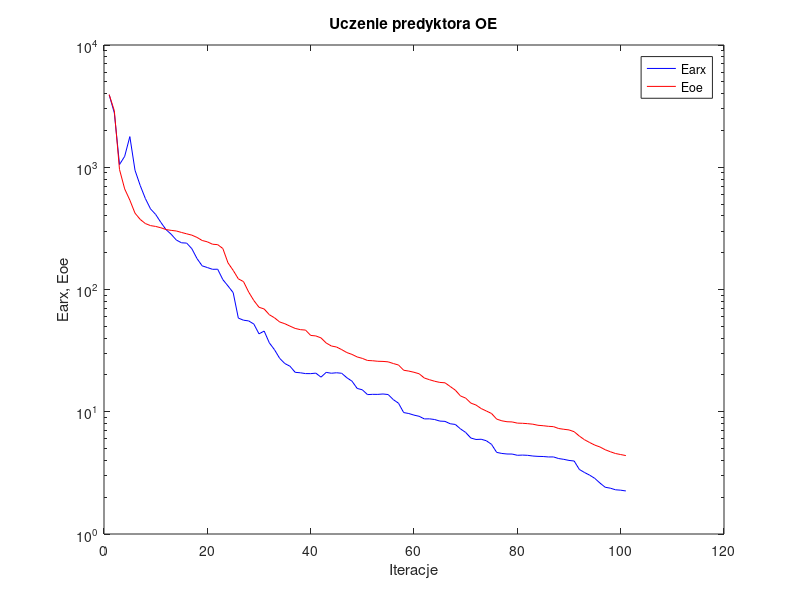
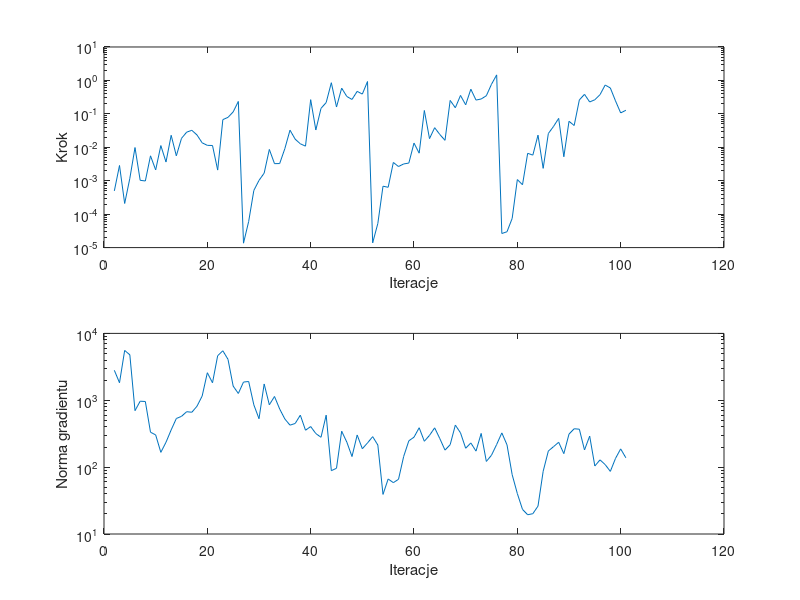

The MATLAB source for these figures, in order:
%uczenie predyktora oe
clear all;
n=0; farx(n+1)=3.913774e+003; foe(n+1)=3.932461e+003; wspucz(n+1)=0.000000e+000; ng(n+1)=0.000000e+000;
%odnowa zmiennej metryki
n=1; farx(n+1)=2.782016e+003; foe(n+1)=2.894697e+003; krok(n+1)=4.966995e-004; ng(n+1)=2.805515e+003;
n=2; farx(n+1)=1.052569e+003; foe(n+1)=9.588299e+002; krok(n+1)=2.855545e-003; ng(n+1)=1.828235e+003;
n=3; farx(n+1)=1.227842e+003; foe(n+1)=6.653138e+002; krok(n+1)=2.087853e-004; ng(n+1)=5.561037e+003;
n=4; farx(n+1)=1.781039e+003; foe(n+1)=5.382554e+002; krok(n+1)=1.178095e-003; ng(n+1)=4.783450e+003;
n=5; farx(n+1)=9.451703e+002; foe(n+1)=4.212828e+002; krok(n+1)=9.832841e-003; ng(n+1)=6.992194e+002;
n=6; farx(n+1)=7.105212e+002; foe(n+1)=3.745763e+002; krok(n+1)=1.029474e-003; ng(n+1)=9.675399e+002;
n=7; farx(n+1)=5.554518e+002; foe(n+1)=3.464320e+002; krok(n+1)=9.825431e-004; ng(n+1)=9.584926e+002;
n=8; farx(n+1)=4.567330e+002; foe(n+1)=3.331788e+002; krok(n+1)=5.557598e-003; ng(n+1)=3.328743e+002;
n=9; farx(n+1)=4.109582e+002; foe(n+1)=3.280267e+002; krok(n+1)=2.104259e-003; ng(n+1)=3.032768e+002;
n=10; farx(n+1)=3.542722e+002; foe(n+1)=3.199100e+002; krok(n+1)=1.126281e-002; ng(n+1)=1.663508e+002;
n=11; farx(n+1)=3.089529e+002; foe(n+1)=3.093028e+002; krok(n+1)=3.625910e-003; ng(n+1)=2.355894e+002;
n=12; farx(n+1)=2.830790e+002; foe(n+1)=3.045386e+002; krok(n+1)=2.284436e-002; ng(n+1)=3.605386e+002;
n=13; farx(n+1)=2.539053e+002; foe(n+1)=3.010579e+002; krok(n+1)=5.557598e-003; ng(n+1)=5.336703e+002;
n=14; farx(n+1)=2.410602e+002; foe(n+1)=2.928488e+002; krok(n+1)=1.850334e-002; ng(n+1)=5.747256e+002;
n=15; farx(n+1)=2.396462e+002; foe(n+1)=2.854323e+002; krok(n+1)=2.835564e-002; ng(n+1)=6.745854e+002;
n=16; farx(n+1)=2.157024e+002; foe(n+1)=2.783889e+002; krok(n+1)=3.222183e-002; ng(n+1)=6.614272e+002;
n=17; farx(n+1)=1.790419e+002; foe(n+1)=2.667971e+002; krok(n+1)=2.331822e-002; ng(n+1)=8.147857e+002;
n=18; farx(n+1)=1.561313e+002; foe(n+1)=2.517443e+002; krok(n+1)=1.360047e-002; ng(n+1)=1.157775e+003;
n=19; farx(n+1)=1.512489e+002; foe(n+1)=2.454764e+002; krok(n+1)=1.142218e-002; ng(n+1)=2.580720e+003;
n=20; farx(n+1)=1.462838e+002; foe(n+1)=2.346003e+002; krok(n+1)=1.131000e-002; ng(n+1)=1.826560e+003;
n=21; farx(n+1)=1.465381e+002; foe(n+1)=2.327829e+002; krok(n+1)=2.080994e-003; ng(n+1)=4.637697e+003;
n=22; farx(n+1)=1.204723e+002; foe(n+1)=2.164659e+002; krok(n+1)=6.722782e-002; ng(n+1)=5.495941e+003;
n=23; farx(n+1)=1.068822e+002; foe(n+1)=1.650989e+002; krok(n+1)=7.859447e-002; ng(n+1)=4.092641e+003;
n=24; farx(n+1)=9.434054e+001; foe(n+1)=1.434215e+002; krok(n+1)=1.143200e-001; ng(n+1)=1.628222e+003;
n=25; farx(n+1)=5.835996e+001; foe(n+1)=1.222352e+002; krok(n+1)=2.349459e-001; ng(n+1)=1.264205e+003;
%odnowa zmiennej metryki
n=26; farx(n+1)=5.608847e+001; foe(n+1)=1.160604e+002; krok(n+1)=1.355752e-005; ng(n+1)=1.872148e+003;
n=27; farx(n+1)=5.534730e+001; foe(n+1)=9.531310e+001; krok(n+1)=6.047987e-005; ng(n+1)=1.908355e+003;
n=28; farx(n+1)=5.216777e+001; foe(n+1)=8.126115e+001; krok(n+1)=5.119287e-004; ng(n+1)=8.540911e+002;
n=29; farx(n+1)=4.337499e+001; foe(n+1)=7.157112e+001; krok(n+1)=1.022616e-003; ng(n+1)=5.294829e+002;
n=30; farx(n+1)=4.571139e+001; foe(n+1)=6.928158e+001; krok(n+1)=1.688016e-003; ng(n+1)=1.752695e+003;
n=31; farx(n+1)=3.660699e+001; foe(n+1)=6.218779e+001; krok(n+1)=8.625805e-003; ng(n+1)=8.557014e+002;
n=32; farx(n+1)=3.216870e+001; foe(n+1)=5.868531e+001; krok(n+1)=3.240245e-003; ng(n+1)=1.138420e+003;
n=33; farx(n+1)=2.734874e+001; foe(n+1)=5.425699e+001; krok(n+1)=3.262529e-003; ng(n+1)=7.404315e+002;
n=34; farx(n+1)=2.479587e+001; foe(n+1)=5.248611e+001; krok(n+1)=9.100900e-003; ng(n+1)=5.254015e+002;
n=35; farx(n+1)=2.356633e+001; foe(n+1)=5.015051e+001; krok(n+1)=3.251545e-002; ng(n+1)=4.242715e+002;
n=36; farx(n+1)=2.101148e+001; foe(n+1)=4.804383e+001; krok(n+1)=1.750226e-002; ng(n+1)=4.496920e+002;
n=37; farx(n+1)=2.083597e+001; foe(n+1)=4.695008e+001; krok(n+1)=1.270603e-002; ng(n+1)=5.988905e+002;
n=38; farx(n+1)=2.051990e+001; foe(n+1)=4.657210e+001; krok(n+1)=1.082825e-002; ng(n+1)=3.563775e+002;
n=39; farx(n+1)=2.050182e+001; foe(n+1)=4.212518e+001; krok(n+1)=2.658984e-001; ng(n+1)=4.043639e+002;
n=40; farx(n+1)=2.069450e+001; foe(n+1)=4.170553e+001; krok(n+1)=3.294851e-002; ng(n+1)=3.178032e+002;
n=41; farx(n+1)=1.919338e+001; foe(n+1)=4.019551e+001; krok(n+1)=1.460372e-001; ng(n+1)=2.794443e+002;
n=42; farx(n+1)=2.098976e+001; foe(n+1)=3.652645e+001; krok(n+1)=2.176076e-001; ng(n+1)=5.986346e+002;
n=43; farx(n+1)=2.065502e+001; foe(n+1)=3.451432e+001; krok(n+1)=8.536620e-001; ng(n+1)=8.848155e+001;
n=44; farx(n+1)=2.084186e+001; foe(n+1)=3.385330e+001; krok(n+1)=1.601162e-001; ng(n+1)=9.616981e+001;
n=45; farx(n+1)=2.064987e+001; foe(n+1)=3.224050e+001; krok(n+1)=5.872046e-001; ng(n+1)=3.446479e+002;
n=46; farx(n+1)=1.898208e+001; foe(n+1)=3.049347e+001; krok(n+1)=3.307424e-001; ng(n+1)=2.362194e+002;
n=47; farx(n+1)=1.778400e+001; foe(n+1)=2.944529e+001; krok(n+1)=2.695720e-001; ng(n+1)=1.440091e+002;
n=48; farx(n+1)=1.551635e+001; foe(n+1)=2.807894e+001; krok(n+1)=4.706699e-001; ng(n+1)=3.024041e+002;
n=49; farx(n+1)=1.512233e+001; foe(n+1)=2.732147e+001; krok(n+1)=3.904377e-001; ng(n+1)=1.885662e+002;
n=50; farx(n+1)=1.381214e+001; foe(n+1)=2.627130e+001; krok(n+1)=9.270274e-001; ng(n+1)=2.299256e+002;
%odnowa zmiennej metryki
n=51; farx(n+1)=1.388464e+001; foe(n+1)=2.613578e+001; krok(n+1)=1.384553e-005; ng(n+1)=2.857143e+002;
n=52; farx(n+1)=1.387067e+001; foe(n+1)=2.587582e+001; krok(n+1)=5.279238e-005; ng(n+1)=2.141116e+002;
n=53; farx(n+1)=1.397550e+001; foe(n+1)=2.580936e+001; krok(n+1)=6.856719e-004; ng(n+1)=3.909859e+001;
n=54; farx(n+1)=1.382893e+001; foe(n+1)=2.559817e+001; krok(n+1)=6.369581e-004; ng(n+1)=6.647721e+001;
n=55; farx(n+1)=1.256340e+001; foe(n+1)=2.479892e+001; krok(n+1)=3.516052e-003; ng(n+1)=5.862423e+001;
n=56; farx(n+1)=1.174838e+001; foe(n+1)=2.412134e+001; krok(n+1)=2.659087e-003; ng(n+1)=6.573373e+001;
n=57; farx(n+1)=9.849266e+000; foe(n+1)=2.185380e+001; krok(n+1)=3.174920e-003; ng(n+1)=1.444393e+002;
n=58; farx(n+1)=9.671704e+000; foe(n+1)=2.151056e+001; krok(n+1)=3.374936e-003; ng(n+1)=2.475877e+002;
n=59; farx(n+1)=9.386139e+000; foe(n+1)=2.103267e+001; krok(n+1)=1.333847e-002; ng(n+1)=2.804329e+002;
n=60; farx(n+1)=9.178187e+000; foe(n+1)=2.044630e+001; krok(n+1)=6.669234e-003; ng(n+1)=3.881795e+002;
n=61; farx(n+1)=8.738459e+000; foe(n+1)=1.887610e+001; krok(n+1)=1.261335e-001; ng(n+1)=2.437181e+002;
n=62; farx(n+1)=8.751227e+000; foe(n+1)=1.828231e+001; krok(n+1)=1.816570e-002; ng(n+1)=2.986495e+002;
n=63; farx(n+1)=8.637336e+000; foe(n+1)=1.776110e+001; krok(n+1)=3.854743e-002; ng(n+1)=3.868462e+002;
n=64; farx(n+1)=8.388415e+000; foe(n+1)=1.737933e+001; krok(n+1)=2.410544e-002; ng(n+1)=2.669878e+002;
n=65; farx(n+1)=8.342781e+000; foe(n+1)=1.725009e+001; krok(n+1)=1.614645e-002; ng(n+1)=1.797244e+002;
n=66; farx(n+1)=7.978638e+000; foe(n+1)=1.609984e+001; krok(n+1)=2.522670e-001; ng(n+1)=2.166317e+002;
n=67; farx(n+1)=7.871966e+000; foe(n+1)=1.502055e+001; krok(n+1)=1.522124e-001; ng(n+1)=4.253233e+002;
n=68; farx(n+1)=7.238153e+000; foe(n+1)=1.346287e+001; krok(n+1)=3.550835e-001; ng(n+1)=3.256906e+002;
n=69; farx(n+1)=6.772176e+000; foe(n+1)=1.293542e+001; krok(n+1)=1.865458e-001; ng(n+1)=1.917062e+002;
n=70; farx(n+1)=6.097520e+000; foe(n+1)=1.177458e+001; krok(n+1)=5.461800e-001; ng(n+1)=2.299617e+002;
n=71; farx(n+1)=5.932544e+000; foe(n+1)=1.134871e+001; krok(n+1)=2.583432e-001; ng(n+1)=1.735921e+002;
n=72; farx(n+1)=5.957666e+000; foe(n+1)=1.062285e+001; krok(n+1)=2.781623e-001; ng(n+1)=3.192707e+002;
n=73; farx(n+1)=5.793843e+000; foe(n+1)=1.014379e+001; krok(n+1)=3.477470e-001; ng(n+1)=1.216315e+002;
n=74; farx(n+1)=5.413356e+000; foe(n+1)=9.681400e+000; krok(n+1)=7.679697e-001; ng(n+1)=1.508348e+002;
n=75; farx(n+1)=4.652677e+000; foe(n+1)=8.708414e+000; krok(n+1)=1.462039e+000; ng(n+1)=2.183381e+002;
%odnowa zmiennej metryki
n=76; farx(n+1)=4.559697e+000; foe(n+1)=8.432546e+000; krok(n+1)=2.639619e-005; ng(n+1)=3.250980e+002;
n=77; farx(n+1)=4.512917e+000; foe(n+1)=8.285774e+000; krok(n+1)=2.979031e-005; ng(n+1)=2.155812e+002;
n=78; farx(n+1)=4.507688e+000; foe(n+1)=8.253490e+000; krok(n+1)=7.457719e-005; ng(n+1)=7.715476e+001;
n=79; farx(n+1)=4.404873e+000; foe(n+1)=8.073290e+000; krok(n+1)=1.083660e-003; ng(n+1)=4.022630e+001;
n=80; farx(n+1)=4.421426e+000; foe(n+1)=8.046741e+000; krok(n+1)=7.581588e-004; ng(n+1)=2.332533e+001;
n=81; farx(n+1)=4.401488e+000; foe(n+1)=7.990106e+000; krok(n+1)=6.607631e-003; ng(n+1)=1.940331e+001;
n=82; farx(n+1)=4.343734e+000; foe(n+1)=7.910912e+000; krok(n+1)=5.829556e-003; ng(n+1)=2.012908e+001;
n=83; farx(n+1)=4.315586e+000; foe(n+1)=7.750353e+000; krok(n+1)=2.307159e-002; ng(n+1)=2.613764e+001;
n=84; farx(n+1)=4.304088e+000; foe(n+1)=7.687810e+000; krok(n+1)=2.344633e-003; ng(n+1)=8.672660e+001;
n=85; farx(n+1)=4.268891e+000; foe(n+1)=7.600953e+000; krok(n+1)=2.580064e-002; ng(n+1)=1.741167e+002;
n=86; farx(n+1)=4.269773e+000; foe(n+1)=7.554784e+000; krok(n+1)=4.194258e-002; ng(n+1)=2.023234e+002;
n=87; farx(n+1)=4.141605e+000; foe(n+1)=7.291854e+000; krok(n+1)=7.322178e-002; ng(n+1)=2.353613e+002;
n=88; farx(n+1)=4.080359e+000; foe(n+1)=7.188620e+000; krok(n+1)=5.214527e-003; ng(n+1)=1.591747e+002;
n=89; farx(n+1)=3.998491e+000; foe(n+1)=7.102797e+000; krok(n+1)=5.985461e-002; ng(n+1)=3.117745e+002;
n=90; farx(n+1)=3.953552e+000; foe(n+1)=6.866489e+000; krok(n+1)=4.486659e-002; ng(n+1)=3.750230e+002;
n=91; farx(n+1)=3.374189e+000; foe(n+1)=6.324668e+000; krok(n+1)=2.601236e-001; ng(n+1)=3.692805e+002;
n=92; farx(n+1)=3.184495e+000; foe(n+1)=5.904019e+000; krok(n+1)=3.839848e-001; ng(n+1)=1.805423e+002;
n=93; farx(n+1)=3.029143e+000; foe(n+1)=5.600485e+000; krok(n+1)=2.268451e-001; ng(n+1)=2.912783e+002;
n=94; farx(n+1)=2.849051e+000; foe(n+1)=5.333724e+000; krok(n+1)=2.640812e-001; ng(n+1)=1.039274e+002;
n=95; farx(n+1)=2.609080e+000; foe(n+1)=5.148869e+000; krok(n+1)=3.743784e-001; ng(n+1)=1.284042e+002;
n=96; farx(n+1)=2.412513e+000; foe(n+1)=4.891963e+000; krok(n+1)=7.273018e-001; ng(n+1)=1.091150e+002;
n=97; farx(n+1)=2.370587e+000; foe(n+1)=4.708914e+000; krok(n+1)=5.945315e-001; ng(n+1)=8.639142e+001;
n=98; farx(n+1)=2.299991e+000; foe(n+1)=4.553691e+000; krok(n+1)=2.442288e-001; ng(n+1)=1.349818e+002;
n=99; farx(n+1)=2.282829e+000; foe(n+1)=4.466314e+000; krok(n+1)=1.067078e-001; ng(n+1)=1.874233e+002;
n=100; farx(n+1)=2.249665e+000; foe(n+1)=4.380412e+000; krok(n+1)=1.276801e-001; ng(n+1)=1.380460e+002;

figure; semilogy(farx,'b'); hold on; semilogy(foe,'r'); xlabel('Iteracje'); ylabel('Earx, Eoe'); legend('Earx','Eoe'); title('Uczenie predyktora OE');
figure; subplot(2,1,1); semilogy(krok); xlabel('Iteracje'); ylabel('Krok');
subplot(2,1,2); semilogy(ng); xlabel('Iteracje'); ylabel('Norma gradientu');
Earx=farx(n+1)
Eoe=foe(n+1)
